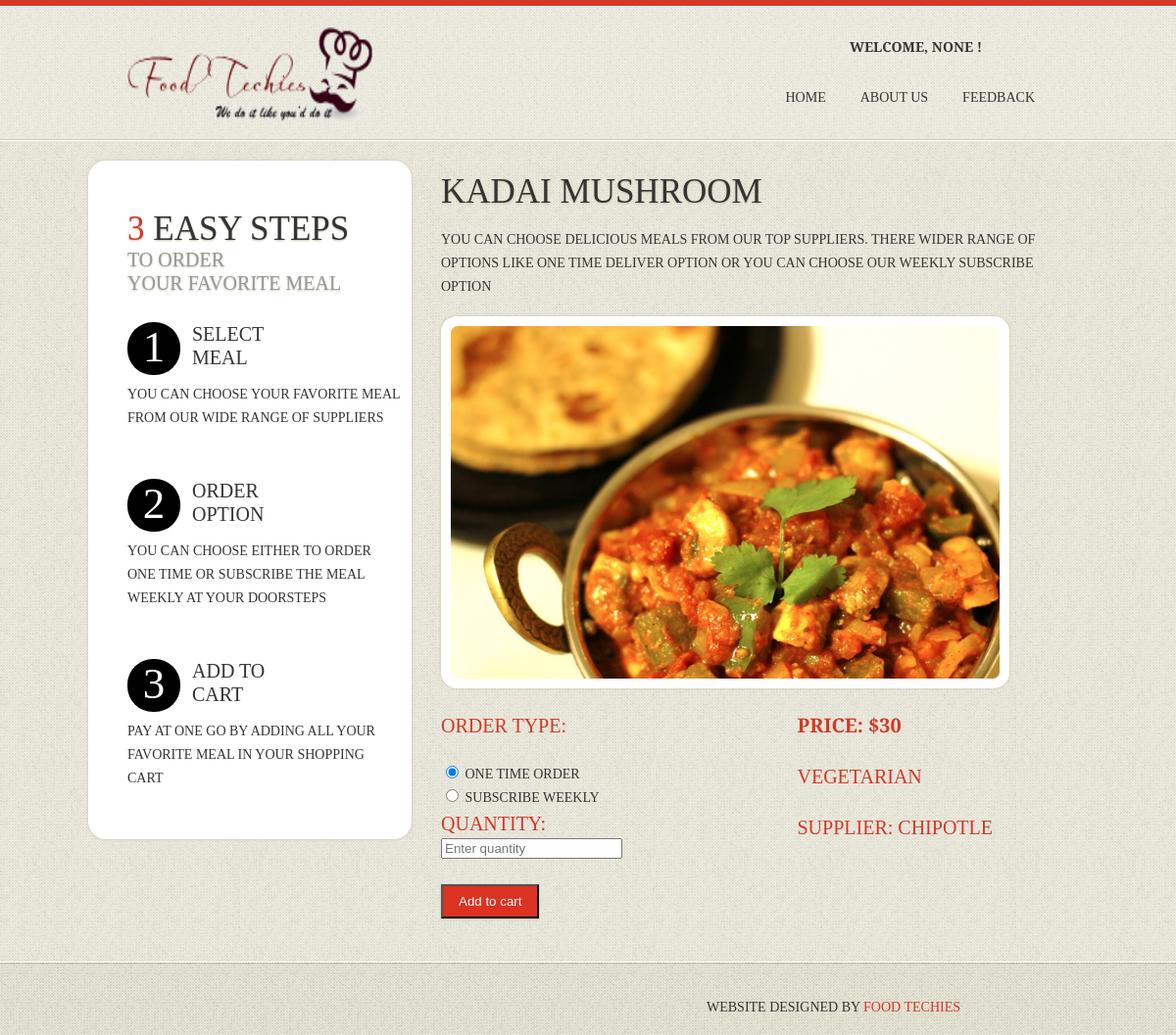
The page /itemdetails?item_id=6&&supp_id=4 on the database its author committed.
### tables this page shows
CREATE TABLE SUPPLIER_RECIPE(
	CUSTOMER_ID INTEGER,
    RECIPE_ID INTEGER,
	ITEM_PRICE INTEGER,
        FOREIGN KEY (CUSTOMER_ID) REFERENCES CUSTOMER(CUSTOMER_ID) ON DELETE CASCADE,
        FOREIGN KEY (RECIPE_ID) REFERENCES RECIPE(RECIPE_ID) ON DELETE CASCADE,
        PRIMARY KEY (CUSTOMER_ID, RECIPE_ID));

CREATE TABLE RECIPE(
       RECIPE_ID INTEGER PRIMARY KEY AUTOINCREMENT,
       NAME CHAR(50) UNIQUE NOT NULL,
       TYPE CHAR(20) NOT NULL,
       MAIN_INGREDIENT CHAR(20) NOT NULL,
       RECIPE_IMG TEXT,
       RECIPE_DESC TEXT NOT NULL	
       );

CREATE TABLE CUSTOMER (
        CUSTOMER_ID INTEGER PRIMARY KEY AUTOINCREMENT NOT NULL,
        NAME CHAR(25) NOT NULL,
        ADDRESS CHAR(75) NOT NULL,
        PHONE CHAR(15) NOT NULL,
        EMAIL_ID CHAR(50) NOT NULL,
        PASSWORD CHAR(20) NOT NULL,
        TYPE CHAR(10) NOT NULL);

### mealSystem.py (the view)
@app.route('/itemdetails')
def item_details():
    session['username'] = username
    if session['username'] == '' :
        return redirect(url_for('login'))
    item_id = request.args.get('item_id')
    supp_id = request.args.get('supp_id')
    print supp_id
    conn = sqlite3.connect(DATABASE)
    cursor = conn.cursor()
    cursor.execute('select customer.name,supplier_recipe.item_price,recipe.name,recipe.type,recipe.recipe_img, recipe.recipe_id from customer,supplier_recipe,recipe where recipe.recipe_id = supplier_recipe.recipe_id and supplier_recipe.customer_id = customer.customer_id and supplier_recipe.recipe_id = ? and supplier_recipe.customer_id = ? ',(item_id,supp_id,))
    item_content = cursor.fetchall()
    for i in item_content:
        print i
    return render_template('order_item.html',item_content=item_content, username=username, type=user_type)

### templates/order_item.html (shortened to what this page needs)
<!DOCTYPE html>
{% extends "header.html" %}
{% block body %}
<section id="content">
  <div class="border-horiz"></div>
  <div class="container_12">
    <article class="side-bar extra">
      <h3><strong>3</strong> Easy Steps <em>To order<br>
        your favorite meal</em> </h3>
      <ul class="list-dropcap1">
        <li>
          <div class="wrapper">
            <div class="dropcap">1</div>
            <h4> Select <br>
              Meal</h4>
          </div>
          <p>You can choose your favorite meal from our wide range of suppliers</p>
           </li>
        <li>
          <div class="wrapper">
            <div class="dropcap">2</div>
            <h4>Order <br>
              Option</h4>
          </div>
          <p>You can choose either to order one time or subscribe the meal weekly at your doorsteps</p>
           </li>
        <li>
          <div class="wrapper">
            <div class="dropcap">3</div>
            <h4>Add to <br>
              Cart</h4>
          </div>
          <p>Pay at one go by adding all your favorite meal in your shopping cart</p>
             </li>
      </ul>
    </article>
    <article class="grid_8">
      {% for content in item_content %}
        <h3>{{ content[2] }}</h3>
       <p>You can choose delicious meals from our top suppliers. There wider range of options like one time deliver option or you can choose our weekly subscribe option</p>
      <figure class="box-img"><img src="static/images/{{ content[4] }} " alt="" width="560" height="360" /></figure> </br> </br>
      <table>
          <tr>
              <td>
                  <td>
                  <h4>Order Type: </h4> <br>
                  <input id='one' type="radio" name="order_type" checked="true" value="One time order"> One time Order <br>
                  <input id='week' type="radio" name="order_type" value="Weekly subscription"> Subscribe weekly <br>
                  <h4>Quantity:</h4>
                  <input type="text"  id="quantity" value="" placeholder="Enter quantity">
                  <br>
                <br>
                  <input type="button" class="btn" value="Add to cart" onClick="add_to_cart('{{username}}',{{content[1]}},{{content[5]}}, '{{content[0]}}')">
                  <br>
              </td>
              </td>
              <td>
              </td>
              <td>
              <h4><b>Price: ${{ content[1] }}</b></h4><br>
              <h4>{{ content[3] }}</h4><br>
              <h4>Supplier: {{ content[0] }}</h4>
              </td>
          </tr>
      </table>
      {% endfor %}
    </article>
  </div>
</section>
<footer>
  <div class="main">
    <div class="policy">Website designed by <a href="http://www.templatemonster.com" rel="nofollow">Food Techies</a> </div>
  </div>
</footer>
{% endblock %}

### static/css/style.css (style rules this page uses)
article, aside, audio, canvas, command, datalist, details, embed, figcaption, figure, footer, header, hgroup, keygen, meter, nav, output, progress, section, source, video { display: block; }
body { font-family: 'PT Serif Caption', serif; font-size:14px; line-height:24px; color:#343434; min-width:1020px; background:url(../images/bg-body.gif) #e6e4d7; text-transform:uppercase }
html, body { height:100%; }
p { padding-bottom:18px; }
a { color:#fff; text-decoration:none; }
h2,h3,h4,h5,h6 { font-family: 'PT Serif Caption', serif; font-weight:normal; color:#343434 }
h3 { font-size:35px; line-height:38px; padding:33px 0 18px; text-shadow:0 1px 2px #c5c2a9; }
h3 strong { font-weight:normal;color:#d53827 }
h3 em { color:#999; font-size:20px; line-height:24px; display:block; font-style:normal }
h4 { font-size:20px; line-height:28px; display:block; color:#d53827; }
.main { margin: 0 auto; position: relative; width: 940px; }
#content { position:relative; }
.wrapper { width:100%; overflow:hidden; }
#content { padding:0 0 44px; background:url(../images/tail-cont.gif) }
.border-horiz { background:url(../images/border-horiz.gif) repeat-x 0 0;height:2px }
.box-img { padding:10px; background:#fff; border-radius:16px; -moz-border-radius:16px; -webkit-border-radius:16px; box-shadow:0 0 3px #c5c2a9; -moz-box-shadow: 0 0 3px #c5c2a9; -webkit-box-shadow:0 0 3px #c5c2a9; display:inline-block }
.box-img img { border-radius:7px; -moz-border-radius:7px; -webkit-border-radius:7px; }
.dropcap { float:left;width:54px; background:#d53827; border-radius:26px; -moz-border-radius:26px; -webkit-border-radius:26px; font-size:45px; line-height:48px; text-transform:uppercase; color:#fff; text-align:center; padding:1px 0 5px; margin:0 12px 18px 0 }
.list-dropcap1 { padding-top:10px }
.list-dropcap1 .dropcap { background:#000;margin-bottom:8px }
.list-dropcap1 li { padding-bottom:32px }
.list-dropcap1 h4 { color:#343434;line-height:24px }
.side-bar { width:280px; float:left; margin:20px 20px 0 -30px; padding:0 10px 7px 40px; background:#fff; border-radius:18px; -moz-border-radius:18px; -webkit-border-radius:18px; box-shadow:0 0 3px #c5c2a9; -moz-box-shadow: 0 0 3px #c5c2a9; -webkit-box-shadow:0 0 3px #c5c2a9; }
.side-bar.extra { padding:18px 10px 0 40px }
.btn { display:inline-block; color:#fff; padding:8px 16px; background:#db3222; -webkit-transition: all 0.3s ease; -moz-transition: all 0.3s ease; -o-transition: all 0.3s ease; transition: all 0.3s ease; box-shadow:0 1px 2px #c5c2a9; -moz-box-shadow: 0 1px 2px #c5c2a9; -webkit-box-shadow:0 1px 2px #c5c2a9; }
footer { position:relative; padding:31px 0 20px; background:url(../images/tail-bg-footer.gif) repeat-x 0 0; }
.policy { float:right; display:block; font-size:14px; color:#343434; line-height:16px; text-decoration:none; padding:8px 90px 0 0; }
.policy a { color:#d53827; text-decoration:none; }

### static/css/grid.css (style rules this page uses)
.container_12 { margin-left: auto; margin-right: auto; width: 960px; }
.grid_1, .grid_2, .grid_3, .grid_4, .grid_5, .grid_6, .grid_7, .grid_8, .grid_9, .grid_10, .grid_11, .grid_12 { display:inline; float: left; position: relative; margin-left: 10px; margin-right: 10px; }
.container_12 .grid_8 { width:620px; }

### rows shown on the page
SUPPLIER_RECIPE: NAME "KADAI MUSHROOM", RECIPE_IMG (picture), ITEM_PRICE "30", TYPE "VEGETARIAN", NAME "CHIPOTLE"

### other values the page prints
{{ username }} "NONE"
